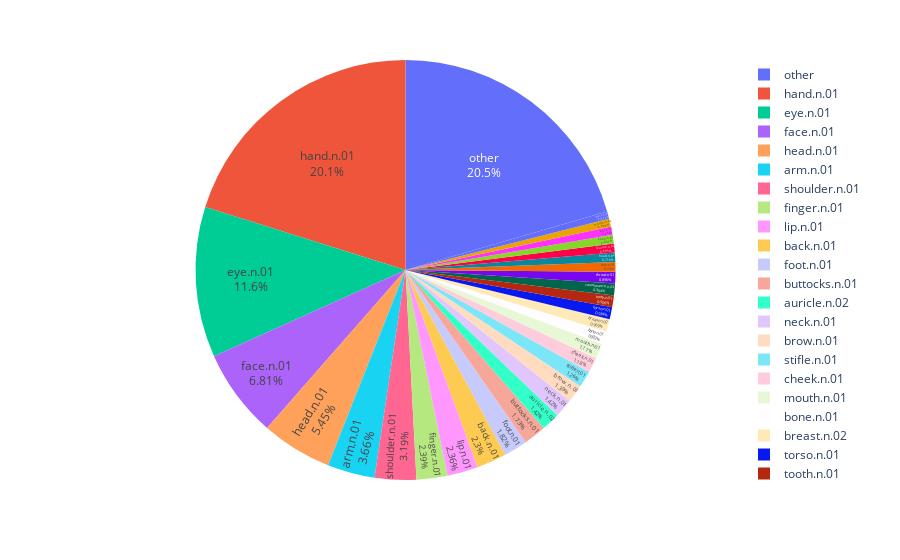

Notebook source saved alongside this figure:
### Code cell
fig = px.pie(top20Df, values=0, names='body part')
fig.update_traces(textposition='inside', textinfo='percent+label')
fig.write_html('../includes/bodyPartSums.html')
fig.show()

### Figure 1 — Plotly figure (JSON) as saved in the notebook; plotly's stock layout.template omitted (floating-point values rounded to 4 significant figures)
{"data": [{"domain": {"x": [0, 1], "y": [0, 1]}, "hovertemplate": "body part=%{label}<br>0=%{value}<extra></extra>", "labels": ["hand.n.01", "eye.n.01", "face.n.01", "head.n.01", "arm.n.01", "shoulder.n.01", "finger.n.01", "lip.n.01", "back.n.01", "foot.n.01", "buttocks.n.01", "auricle.n.02", "neck.n.01", "brow.n.01", "stifle.n.01", "cheek.n.01", "mouth.n.01", "bone.n.01", "breast.n.02", "torso.n.01", "tooth.n.01", "countenance.n.03", "throat.n.01", "chin.n.01", "heart.n.02", "feature.n.02", "knee.n.01", "ear.n.01", "mouth.n.02", "hair.n.03", "other"], "legendgroup": "", "name": "", "showlegend": true, "textinfo": "percent+label", "textposition": "inside", "type": "pie", "values": [1.386, 0.7972, 0.4688, 0.3747, 0.2516, 0.2195, 0.1642, 0.1625, 0.1583, 0.1256, 0.1193, 0.09749, 0.09742, 0.09555, 0.08668, 0.08141, 0.08039, 0.06826, 0.06668, 0.06425, 0.06238, 0.06218, 0.06166, 0.05094, 0.04925, 0.04784, 0.04589, 0.04333, 0.04181, 0.03932, 1.411]}], "layout": {"autosize": true, "legend": {"tracegroupgap": 0}, "margin": {"t": 60}}}
